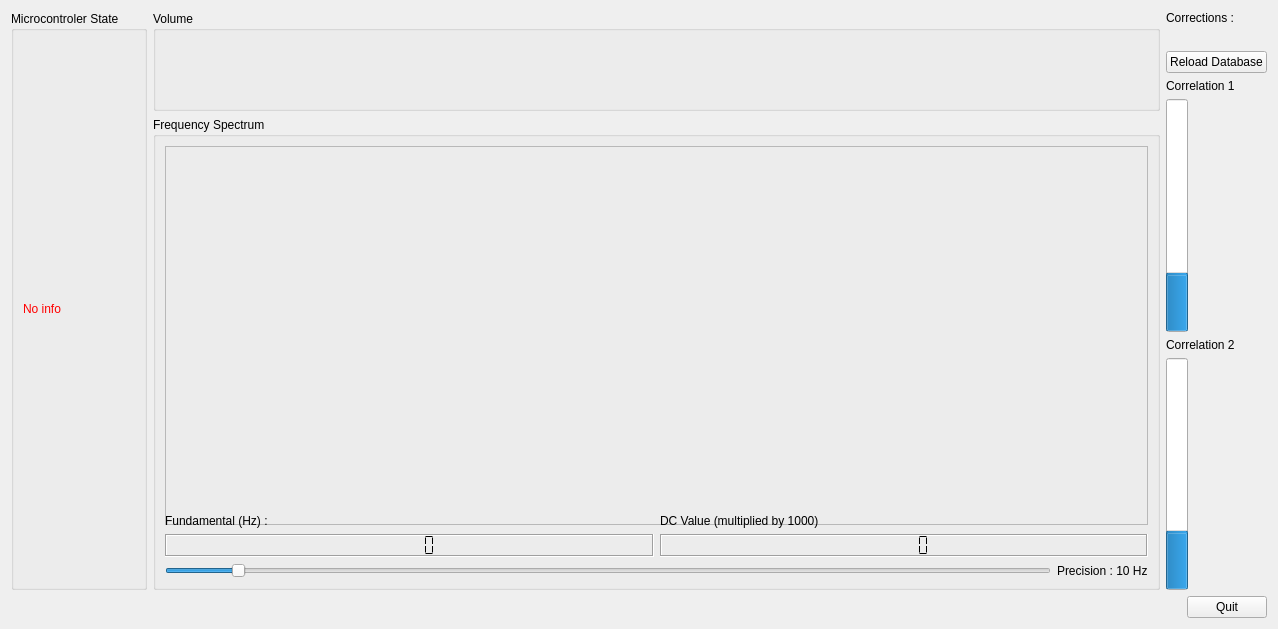
<?xml version="1.0" encoding="UTF-8"?>
<ui version="4.0">
 <class>RecordAndCorrect</class>
 <widget class="QDialog" name="RecordAndCorrect">
  <property name="windowModality">
   <enum>Qt::NonModal</enum>
  </property>
  <property name="geometry">
   <rect>
    <x>0</x>
    <y>0</y>
    <width>1278</width>
    <height>629</height>
   </rect>
  </property>
  <property name="sizePolicy">
   <sizepolicy hsizetype="Fixed" vsizetype="Fixed">
    <horstretch>0</horstretch>
    <verstretch>0</verstretch>
   </sizepolicy>
  </property>
  <property name="minimumSize">
   <size>
    <width>550</width>
    <height>500</height>
   </size>
  </property>
  <property name="windowTitle">
   <string>Recording and Autocorrecting</string>
  </property>
  <property name="windowIcon">
   <iconset resource="resources.qrc">
    <normaloff>:/icons/Icons/Microphone.png</normaloff>:/icons/Icons/Microphone.png</iconset>
  </property>
  <layout class="QVBoxLayout" name="verticalLayout_2">
   <property name="sizeConstraint">
    <enum>QLayout::SetMaximumSize</enum>
   </property>
   <item>
    <layout class="QHBoxLayout" name="horizontalLayout_2">
     <property name="sizeConstraint">
      <enum>QLayout::SetMaximumSize</enum>
     </property>
     <item>
      <widget class="QGroupBox" name="groupBoxMCState">
       <property name="title">
        <string>Microcontroler State</string>
       </property>
       <layout class="QVBoxLayout" name="verticalLayout_8">
        <item>
         <layout class="QVBoxLayout" name="verticalLayout_5">
          <item>
           <widget class="QLabel" name="labelPort">
            <property name="text">
             <string>&lt;html&gt;&lt;head/&gt;&lt;body&gt;&lt;p&gt;&lt;span style=&quot; color:#ff0000;&quot;&gt;No info&lt;/span&gt;&lt;/p&gt;&lt;/body&gt;&lt;/html&gt;</string>
            </property>
           </widget>
          </item>
         </layout>
        </item>
       </layout>
      </widget>
     </item>
     <item>
      <layout class="QVBoxLayout" name="verticalLayout_6">
       <item>
        <widget class="QGroupBox" name="groupBoxVolume">
         <property name="sizePolicy">
          <sizepolicy hsizetype="Expanding" vsizetype="Minimum">
           <horstretch>0</horstretch>
           <verstretch>0</verstretch>
          </sizepolicy>
         </property>
         <property name="minimumSize">
          <size>
           <width>0</width>
           <height>100</height>
          </size>
         </property>
         <property name="maximumSize">
          <size>
           <width>16777215</width>
           <height>150</height>
          </size>
         </property>
         <property name="title">
          <string>Volume</string>
         </property>
         <layout class="QVBoxLayout" name="verticalLayout_4">
          <item>
           <layout class="QVBoxLayout" name="layoutInput"/>
          </item>
         </layout>
        </widget>
       </item>
       <item>
        <widget class="QGroupBox" name="groupBoxSpectrum">
         <property name="sizePolicy">
          <sizepolicy hsizetype="Expanding" vsizetype="Expanding">
           <horstretch>0</horstretch>
           <verstretch>0</verstretch>
          </sizepolicy>
         </property>
         <property name="minimumSize">
          <size>
           <width>900</width>
           <height>200</height>
          </size>
         </property>
         <property name="title">
          <string>Frequency Spectrum</string>
         </property>
         <layout class="QVBoxLayout" name="verticalLayout_3">
          <item>
           <layout class="QVBoxLayout" name="verticalLayout">
            <item>
             <widget class="QFrame" name="frameSpectrum">
              <property name="sizePolicy">
               <sizepolicy hsizetype="Expanding" vsizetype="Expanding">
                <horstretch>0</horstretch>
                <verstretch>0</verstretch>
               </sizepolicy>
              </property>
              <property name="minimumSize">
               <size>
                <width>980</width>
                <height>379</height>
               </size>
              </property>
              <property name="frameShape">
               <enum>QFrame::StyledPanel</enum>
              </property>
              <property name="frameShadow">
               <enum>QFrame::Raised</enum>
              </property>
             </widget>
            </item>
           </layout>
          </item>
          <item>
           <layout class="QHBoxLayout" name="horizontalLayout">
            <item>
             <widget class="QLabel" name="label_4">
              <property name="text">
               <string>Fundamental (Hz) :</string>
              </property>
             </widget>
            </item>
            <item>
             <widget class="QLabel" name="label_6">
              <property name="text">
               <string>DC Value (multiplied by 1000)</string>
              </property>
             </widget>
            </item>
           </layout>
          </item>
          <item>
           <layout class="QHBoxLayout" name="horizontalLayout_3">
            <item>
             <widget class="QLCDNumber" name="lcdFundamental">
              <property name="frameShape">
               <enum>QFrame::Box</enum>
              </property>
              <property name="frameShadow">
               <enum>QFrame::Sunken</enum>
              </property>
              <property name="smallDecimalPoint">
               <bool>false</bool>
              </property>
              <property name="digitCount">
               <number>5</number>
              </property>
              <property name="segmentStyle">
               <enum>QLCDNumber::Flat</enum>
              </property>
             </widget>
            </item>
            <item>
             <widget class="QLCDNumber" name="lcdDC">
              <property name="frameShadow">
               <enum>QFrame::Sunken</enum>
              </property>
              <property name="segmentStyle">
               <enum>QLCDNumber::Flat</enum>
              </property>
             </widget>
            </item>
           </layout>
          </item>
          <item>
           <layout class="QHBoxLayout" name="horizontalLayout_4">
            <item>
             <widget class="QSlider" name="sliderFreq">
              <property name="minimum">
               <number>1</number>
              </property>
              <property name="maximum">
               <number>120</number>
              </property>
              <property name="value">
               <number>10</number>
              </property>
              <property name="orientation">
               <enum>Qt::Horizontal</enum>
              </property>
             </widget>
            </item>
            <item>
             <widget class="QLabel" name="labelFreq">
              <property name="text">
               <string>Precision : 10 Hz</string>
              </property>
             </widget>
            </item>
           </layout>
          </item>
         </layout>
        </widget>
       </item>
      </layout>
     </item>
     <item>
      <layout class="QVBoxLayout" name="verticalLayout_7">
       <item>
        <widget class="QLabel" name="labelCorrections">
         <property name="maximumSize">
          <size>
           <width>16777215</width>
           <height>50</height>
          </size>
         </property>
         <property name="text">
          <string>Corrections :</string>
         </property>
        </widget>
       </item>
       <item>
        <widget class="QLabel" name="labelHarmonic">
         <property name="text">
          <string/>
         </property>
        </widget>
       </item>
       <item>
        <widget class="QPushButton" name="buttonReloadProtocol">
         <property name="cursor">
          <cursorShape>PointingHandCursor</cursorShape>
         </property>
         <property name="text">
          <string>Reload Database</string>
         </property>
         <property name="autoDefault">
          <bool>false</bool>
         </property>
        </widget>
       </item>
       <item>
        <widget class="QLabel" name="label">
         <property name="text">
          <string>Correlation 1</string>
         </property>
        </widget>
       </item>
       <item>
        <widget class="QProgressBar" name="progressBarCC0">
         <property name="layoutDirection">
          <enum>Qt::LeftToRight</enum>
         </property>
         <property name="value">
          <number>24</number>
         </property>
         <property name="alignment">
          <set>Qt::AlignCenter</set>
         </property>
         <property name="orientation">
          <enum>Qt::Vertical</enum>
         </property>
        </widget>
       </item>
       <item>
        <widget class="QLabel" name="label_5">
         <property name="text">
          <string>Correlation 2</string>
         </property>
        </widget>
       </item>
       <item>
        <widget class="QProgressBar" name="progressBarCC1">
         <property name="value">
          <number>24</number>
         </property>
         <property name="orientation">
          <enum>Qt::Vertical</enum>
         </property>
        </widget>
       </item>
      </layout>
     </item>
    </layout>
   </item>
   <item alignment="Qt::AlignRight">
    <widget class="QPushButton" name="buttonQuit">
     <property name="cursor">
      <cursorShape>PointingHandCursor</cursorShape>
     </property>
     <property name="text">
      <string>Quit</string>
     </property>
     <property name="autoDefault">
      <bool>false</bool>
     </property>
    </widget>
   </item>
  </layout>
 </widget>
 <resources>
  <include location="resources.qrc"/>
 </resources>
 <connections/>
</ui>
